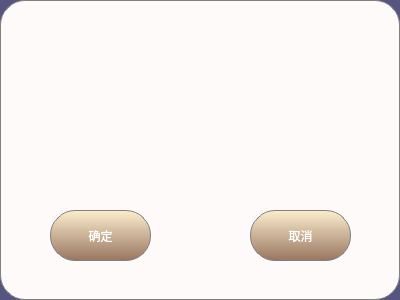
<?xml version="1.0" encoding="UTF-8"?>
<ui version="4.0">
 <class>MDialog</class>
 <widget class="QDialog" name="MDialog">
  <property name="geometry">
   <rect>
    <x>0</x>
    <y>0</y>
    <width>400</width>
    <height>300</height>
   </rect>
  </property>
  <property name="windowTitle">
   <string>Dialog</string>
  </property>
  <property name="styleSheet">
   <string notr="true">background-color: rgb(85, 85, 127);</string>
  </property>
  <layout class="QVBoxLayout" name="verticalLayout">
   <property name="spacing">
    <number>0</number>
   </property>
   <property name="leftMargin">
    <number>0</number>
   </property>
   <property name="topMargin">
    <number>0</number>
   </property>
   <property name="rightMargin">
    <number>0</number>
   </property>
   <property name="bottomMargin">
    <number>0</number>
   </property>
   <item>
    <widget class="QWidget" name="widget" native="true">
     <property name="styleSheet">
      <string notr="true">background-color: rgb(255, 250, 250);border:1px solid grey; border-radius: 25px;</string>
     </property>
     <widget class="QLabel" name="label">
      <property name="geometry">
       <rect>
        <x>0</x>
        <y>10</y>
        <width>382</width>
        <height>138</height>
       </rect>
      </property>
      <property name="font">
       <font>
        <pointsize>50</pointsize>
       </font>
      </property>
      <property name="styleSheet">
       <string notr="true">background-color: transparent;
border-color: transparent;</string>
      </property>
      <property name="text">
       <string/>
      </property>
      <property name="alignment">
       <set>Qt::AlignCenter</set>
      </property>
     </widget>
     <widget class="QPushButton" name="pu_yes">
      <property name="geometry">
       <rect>
        <x>50</x>
        <y>210</y>
        <width>101</width>
        <height>51</height>
       </rect>
      </property>
      <property name="focusPolicy">
       <enum>Qt::NoFocus</enum>
      </property>
      <property name="styleSheet">
       <string notr="true">QPushButton{color: rgb(255, 255, 255);background-color: qlineargradient(spread:reflect, x1:1, y1:1, x2:1, y2:0, stop:0 rgba(153, 118, 97, 255), stop:1 rgba(252, 238, 205, 255));border:1px solid grey; border-radius: 25px;}
QPushButton:pressed{border:1px solid grey; border-radius: 25px;
background-color: rgb(148, 148, 148);}
</string>
      </property>
      <property name="text">
       <string>确定</string>
      </property>
     </widget>
     <widget class="QPushButton" name="pu_no">
      <property name="geometry">
       <rect>
        <x>250</x>
        <y>210</y>
        <width>101</width>
        <height>51</height>
       </rect>
      </property>
      <property name="focusPolicy">
       <enum>Qt::NoFocus</enum>
      </property>
      <property name="styleSheet">
       <string notr="true">QPushButton{color: rgb(255, 255, 255);background-color: qlineargradient(spread:reflect, x1:1, y1:1, x2:1, y2:0, stop:0 rgba(153, 118, 97, 255), stop:1 rgba(252, 238, 205, 255));border:1px solid grey; border-radius: 25px;}
QPushButton:pressed{border:1px solid grey; border-radius: 25px;
background-color: rgb(148, 148, 148);}
</string>
      </property>
      <property name="text">
       <string>取消</string>
      </property>
     </widget>
    </widget>
   </item>
  </layout>
 </widget>
 <resources/>
 <connections/>
</ui>
